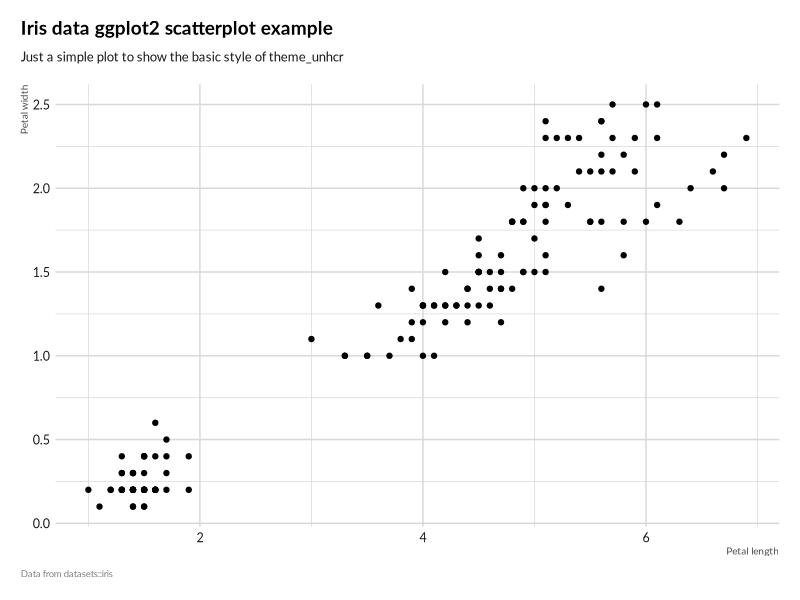

Write R code to recreate this figure. (Note: this script raises an error after producing the figure.)
library(ggplot2)


theme_test <- function(base_family = "Lato",
                       base_size = 9,
                       legend_position = "top",
                        plot_margin = ggplot2::margin(15, 15, 15, 15),
                        grid = TRUE,
                        axis_title = TRUE,
                        axis = FALSE,
                        ticks = FALSE) {
  
  # Text color
  black_text <- "#000000"
  dark_text <- "#191919"
  medium_text <- "#4b4b4b"
  light_text <- "#808080"
  
  # Line color
  dark_line <- "#191919"
  light_line <- "#d8d8d8"
  
  ret <- ggplot2::theme_minimal(base_family = base_family, base_size = base_size)
  
  ret <- ret + ggplot2::theme(legend.background = ggplot2::element_blank())
  ret <- ret + ggplot2::theme(legend.key = ggplot2::element_blank())
  
  if (inherits(grid, "character") | grid == TRUE) {
    ret <- ret + ggplot2::theme(panel.grid = ggplot2::element_line(color = light_line, size = 0.5))
    ret <- ret + ggplot2::theme(panel.grid.major = ggplot2::element_line(color = light_line, size = 0.5))
    ret <- ret + ggplot2::theme(panel.grid.minor = ggplot2::element_line(color = light_line, size = 0.25))
    
    if (inherits(grid, "character")) {
      if (regexpr("X", grid)[1] < 0) ret <- ret + ggplot2::theme(panel.grid.major.x = ggplot2::element_blank())
      if (regexpr("Y", grid)[1] < 0) ret <- ret + ggplot2::theme(panel.grid.major.y = ggplot2::element_blank())
      if (regexpr("x", grid)[1] < 0) ret <- ret + ggplot2::theme(panel.grid.minor.x = ggplot2::element_blank())
      if (regexpr("y", grid)[1] < 0) ret <- ret + ggplot2::theme(panel.grid.minor.y = ggplot2::element_blank())
    }
  } else {
    ret <- ret + ggplot2::theme(panel.grid = ggplot2::element_blank())
  }
  
  if (inherits(axis_title, "character") | axis_title == TRUE) {
    ret <- ret + ggplot2::theme(axis.title = ggplot2::element_text(size = (base_size * 8.5 / 10.5), color = medium_text))
    if (inherits(axis_title, "character")) {
      axis_title <- tolower(axis_title)
      if (regexpr("x", axis_title)[1] < 0) {
        ret <- ret + ggplot2::theme(axis.title.x = ggplot2::element_blank())
      } else {
        ret <- ret + ggplot2::theme(axis.title.x = ggplot2::element_text(hjust = 1, size = (base_size * 8.5 / 10.5), color = medium_text))
      }
      if (regexpr("y", axis_title)[1] < 0) {
        ret <- ret + ggplot2::theme(axis.title.y = ggplot2::element_blank())
      } else {
        ret <- ret + ggplot2::theme(axis.title.y = ggplot2::element_text(hjust = 1, size = (base_size * 8.5 / 10.5), color = medium_text))
      }
    } else {
      ret <- ret + ggplot2::theme(axis.title.x = ggplot2::element_text(hjust = 1, size = (base_size * 8.5 / 10.5), color = medium_text))
      ret <- ret + ggplot2::theme(axis.title.y = ggplot2::element_text(hjust = 1, size = (base_size * 8.5 / 10.5), color = medium_text))
    }
  } else {
    ret <- ret + ggplot2::theme(axis.title = ggplot2::element_blank())
  }
  
  if (inherits(axis, "character") | axis == TRUE) {
    ret <- ret + ggplot2::theme(axis.line = ggplot2::element_line(color = dark_line, size = 0.75))
    if (inherits(axis, "character")) {
      axis <- tolower(axis)
      if (regexpr("x", axis)[1] < 0) {
        ret <- ret + ggplot2::theme(axis.line.x = ggplot2::element_blank())
      } else {
        ret <- ret + ggplot2::theme(axis.line.x = ggplot2::element_line(color = dark_line, size = 0.75))
      }
      if (regexpr("y", axis)[1] < 0) {
        ret <- ret + ggplot2::theme(axis.line.y = ggplot2::element_blank())
      } else {
        ret <- ret + ggplot2::theme(axis.line.y = ggplot2::element_line(color = dark_line, size = 0.75))
      }
    } else {
      ret <- ret + ggplot2::theme(axis.line.x = ggplot2::element_line(color = dark_line, size = 0.75))
      ret <- ret + ggplot2::theme(axis.line.y = ggplot2::element_line(color = dark_line, size = 0.75))
    }
  } else {
    ret <- ret + ggplot2::theme(axis.line = ggplot2::element_blank())
  }
  
  if (!ticks) {
    ret <- ret + ggplot2::theme(axis.ticks = ggplot2::element_blank())
    ret <- ret + ggplot2::theme(axis.ticks.x = ggplot2::element_blank())
    ret <- ret + ggplot2::theme(axis.ticks.y = ggplot2::element_blank())
  } else {
    ret <- ret + ggplot2::theme(axis.ticks = ggplot2::element_line(size = 0.15))
    ret <- ret + ggplot2::theme(axis.ticks.x = ggplot2::element_line(size = 0.15))
    ret <- ret + ggplot2::theme(axis.ticks.y = ggplot2::element_line(size = 0.15))
    ret <- ret + ggplot2::theme(axis.ticks.length = grid::unit(5, "pt"))
  }
  
  ret <- ret + ggplot2::theme(axis.text.x = ggplot2::element_text(
    size = base_size,
    color = dark_text
  ))
  ret <- ret + ggplot2::theme(axis.text.y = ggplot2::element_text(
    size = base_size,
    color = dark_text
  ))
  ret <- ret + ggplot2::theme(axis.title.y.right = ggplot2::element_text(
    hjust = 1,
    size = (base_size * 8.5 / 10.5),
    angle = 90,
    color = medium_text
  ))
  ret <- ret + ggplot2::theme(strip.text = ggplot2::element_text(
    hjust = 0,
    size = (base_size * 11 / 10.5),
    color = dark_text
  ))
  ret <- ret + ggplot2::theme(panel.spacing = grid::unit(2, "lines"))
  ret <- ret + ggplot2::theme(plot.title = ggplot2::element_text(
    hjust = 0,
    size = (base_size * 16 / 10.5),
    margin = ggplot2::margin(b = 10),
    face = "bold",
    color = black_text
  ))
  ret <- ret + ggplot2::theme(plot.subtitle = ggplot2::element_text(
    hjust = 0,
    size = (base_size * 11 / 10.5),
    margin = ggplot2::margin(b = 15),
    color = dark_text
  ))
  ret <- ret + ggplot2::theme(plot.caption = ggplot2::element_text(
    hjust = 0,
    size = (base_size * 8 / 10.5),
    margin = ggplot2::margin(t = 10),
    color = light_text
  ))
  ret <- ret + ggplot2::theme(legend.title = ggplot2::element_text(
    hjust = 0,
    size = (base_size * 9.5 / 10.5),
    color = dark_text
  ))
  ret <- ret + ggplot2::theme(legend.text = ggplot2::element_text(
    hjust = 0,
    size = (base_size * 9 / 10.5),
    color = medium_text
  ))
  ret <- ret + ggplot2::theme(plot.title.position = "plot")
  ret <- ret + ggplot2::theme(plot.caption.position = "plot")
  ret <- ret + ggplot2::theme(legend.position = legend_position)
  ret <- ret + ggplot2::theme(legend.direction = "horizontal")
  ret <- ret + ggplot2::theme(legend.justification = 0.5)
  ret <- ret + ggplot2::theme(plot.margin = plot_margin)
  
  ret
}

ggplot(datasets::iris, aes(x = Petal.Length, y = Petal.Width)) +
  geom_point() +
  labs(x="Petal length", y="Petal width",
       title = "Iris data ggplot2 scatterplot example",
       subtitle= "Just a simple plot to show the basic style of theme_unhcr",
       caption = "Data from datasets::iris") +
  theme_test()

ggplot(data = points, 
       mapping = aes(x = x, y = y, col = w)) + 
  geom_point(size = 5) + 
  facet_grid(w ~ z, switch = "y") +
  theme_test() +
  labs(title = "test title",
       subtitle = "test subtitle",
       x = "my x axis",
       y = "my y axis",
       caption = "this is a caption",
       col = "Renamed Legend") 
